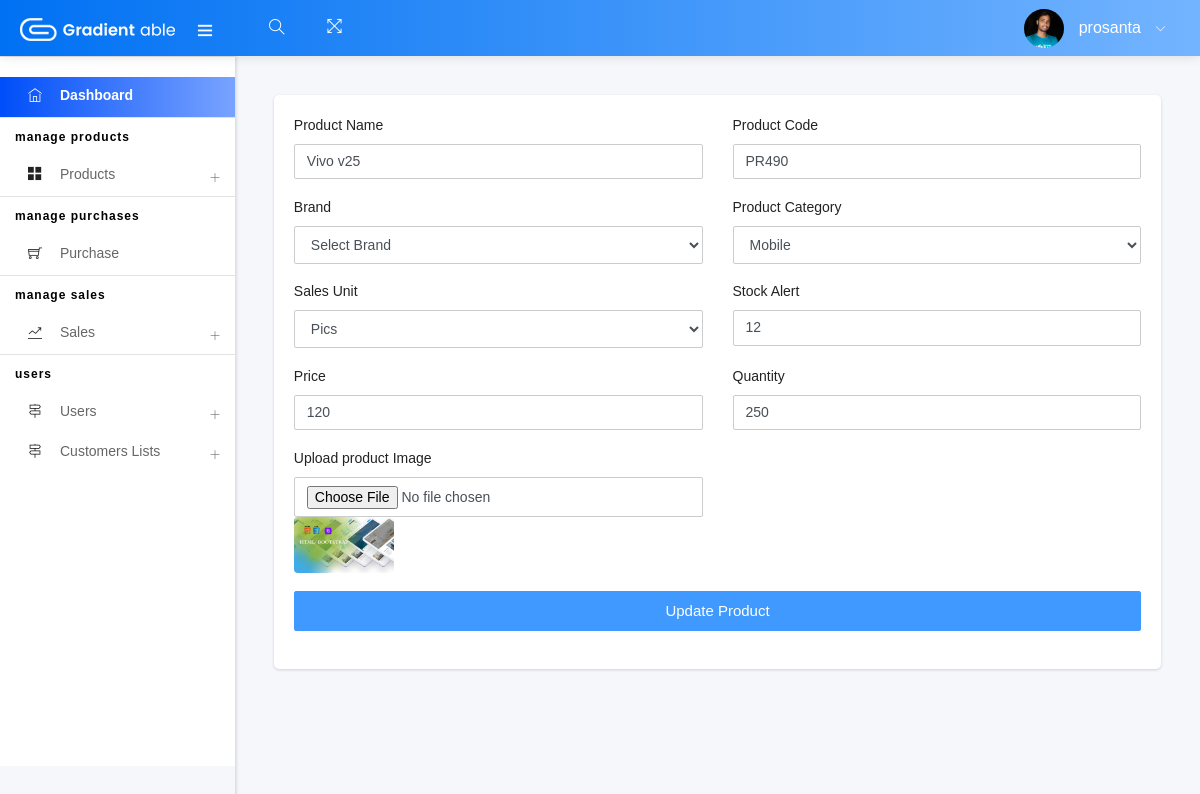
The app's page /product-frm.php?p_view=6 (signed in) with its own data.
### tables this page shows
CREATE TABLE `users` (
  `id` int(11) NOT NULL,
  `user_name` varchar(255) NOT NULL,
  `ufname` varchar(255) NOT NULL,
  `user_pass` varchar(255) NOT NULL,
  `user_email` varchar(255) NOT NULL,
  `user_role` varchar(255) NOT NULL,
  `u_photo` varchar(255) NOT NULL,
  `u_com` varchar(255) DEFAULT NULL,
  `phone` varchar(255) DEFAULT NULL,
  `com_reg` varchar(255) DEFAULT NULL,
  `U_address` varchar(255) DEFAULT NULL,
  `u_country` varchar(255) DEFAULT NULL,
  `u_about` varchar(255) DEFAULT NULL
);

CREATE TABLE `products` (
  `product_id` int(11) NOT NULL,
  `product_name` varchar(255) NOT NULL,
  `product_code` varchar(255) NOT NULL,
  `brand` varchar(255) NOT NULL,
  `p_cat` varchar(255) NOT NULL,
  `sales_unit` varchar(255) NOT NULL,
  `stock_alert` varchar(255) NOT NULL,
  `price` varchar(255) NOT NULL,
  `quantity` varchar(255) NOT NULL,
  `p_image` varchar(255) NOT NULL,
  `p_status` varchar(50) DEFAULT NULL
);

### session.php (called while the page is built, shortened)
<?php
if (isset($_SESSION['username'])) {
$user= $_SESSION['username'];
$stmt = $conn->prepare('SELECT * FROM users WHERE user_name=?');
$stmt->bind_param('s', $user);
$stmt->execute();
$result = $stmt->get_result();
$row = $result->fetch_array(MYSQLI_ASSOC);
$uphoto = $row['u_photo'];
}

### action.php (called while the page is built, shortened)
<?php
function checkInput($data){
    $data = trim($data);
    $data = stripcslashes($data);
    $data = htmlentities($data);
    return $data;
}
include 'functions.php';
if (isset($_GET['p_view'])) {
    $id = checkInput($_GET['p_view']);
    $pv= "SELECT products.product_id, products.product_name, products.product_code, products.brand, products.p_cat, products.sales_unit, products.stock_alert,brand.brand_name, units.unit_name, categories.category_name, products.price,products.quantity, products.p_image FROM products
        LEFT JOIN brand ON products.brand= brand.b_id
        LEFT JOIN units ON products.sales_unit= units.unit_id
        LEFT JOIN categories ON products.p_cat= categories.cat_id
        WHERE products.product_id=?";
    $ps= $conn->prepare($pv);
    $ps->bind_param('i', $id);
    $ps->execute();
    $pr= $ps->get_result();
    $row= $pr->fetch_array(MYSQLI_ASSOC);
    $pr_name= $row['product_name'];
    $pr_code= $row['product_code'];
    $pr_cat= $row['p_cat'];
    $pr_unit = $row['sales_unit'];
    $pr_stock = $row['stock_alert'];
    $pr_price = $row['price'];
    $pr_qty = $row['quantity'];
    $pr_image =$row['p_image'];
    $pr_update = true;
}

### product-frm.php (the view, shortened to what this page needs)
<?php
require_once 'includes/header.php';
require_once 'includes/sidebar.php';
?>
<div class="pcoded-content">
    <div class="pcoded-inner-content">
        <div class="main-body">
            <div class="page-wrapper">
                <div class="page-body">
                   <div class="card">
                    <div class="card-body">
                 <form action="action.php" enctype="multipart/form-data" method="post">
                        <div class="row">
                            <div class="col-md-6">
                                <div class="form-group">
                                    <label for="productName">Product Name</label>
                                    <input type="text" class="form-control" placeholder="Product Name" value="<?= $pr_name;?>" name="product_name" required>
                                </div>
                            </div>
                            <div class="col-md-6">
                                <div class="form-group">
                                    <label for="productCode-">Product Code</label>
                                    <input type="text" class="form-control" placeholder="Product Code" value="<?= $pr_code?>" name="product_code" required>
                                </div>
                            </div>
                            <div class="col-md-6">
                                <div class="form-group">
                                    <label for="brand-">Brand</label>
                                    <select name="brand" id="brand" class="form-control" required>
                                        <option value="" selected="false" disabled="disabled">Select Brand</option>
                                    </select>
                                </div>
                            </div>
                            <div class="col-md-6">
                                <div class="form-group">
                                    <label for="Product Category-">Product Category</label>
                                    <select name="p_cat" id="p_cat" class="form-control" required>
                                    <?php
                                        $cq=  "SELECT * FROM categories WHERE cat_status=1";
                                        $cr = $conn->prepare($cq);
                                        $cr->execute();
                                        $cr = $cr->get_result();
                                        foreach ($cr as  $crow) {
                                             if ( $crow['cat_id'] == $pr_cat ) {
                                           ?>
                                           <option value="<?= $crow['cat_id']?>" selected="selected"><?= $crow['category_name']?></option>
                                        <?php }?>
                                        <?php }?>
                                    </select>
                                </div>
                            </div>
                            <div class="col-md-6">
                                <div class="form-group">
                                    <label for="Salse unit-">Sales Unit</label>
                                    <select name="sales_unit" id="sales_unit" class="form-control" required>
                                    <?php
                                        $cq=  "SELECT * FROM units WHERE unit_status=1";
                                        $cr = $conn->prepare($cq);
                                        $cr->execute();
                                        $cr = $cr->get_result();
                                        foreach ($cr as  $crow) {
                                             if ( $crow['unit_id'] == $pr_unit ) {
                                           ?><option value="<?= $crow['unit_id']?>" selected="selected"><?= $crow['unit_name']?></option>
                                        <?php }?>
                                        <?php }?>
                                    </select>
                                </div>
                            </div>
                            <div class="col-md-6">
                                <div class="form-group">
                                    <label for="Stock Alert-">Stock Alert</label>
                                    <input type="text" class="form-control" value="<?= $pr_stock;?>" placeholder="Product Unt" name="stock_alert" required>
                                </div>
                            </div>
                            <div class="col-md-6">
                                <div class="form-group">
                                    <label for="price-">Price</label>
                                    <input type="text" class="form-control" value="<?= $pr_price;?>" placeholder="Price" name="price" required>
                                </div>
                            </div>
                            <div class="col-md-6">
                                <div class="form-group">
                                    <label for="quantity-">Quantity</label>
                                    <input type="text" class="form-control" value="<?= $pr_qty?>" placeholder="Quantity" name="quantity" required>
                                </div>
                            </div>
                            <div class="col-md-6">
                                <div class="form-group">
                                    <label for="p_image-">Upload product Image</label>
                                    <input type="file" class="custom-file form-control" name="p_image">
                                    <img src="<?= $pr_image;?>" alt="<?= $pr_image;?>" width="100" class="rounded">
                                </div>
                            </div>
                            <div class="col-md-12">
                                <div class="form-group">
                                    <?php
                                    if ($pr_update === true) {
                                        ?>
                                    <input type="submit" value="Update Product" class="btn btn-block btn-primary"  name="up_product">
                                    <?php }else{?>
                                    <input type="submit" value="Add Product" class="btn btn-block btn-primary"  name="add_product">
                                    <?php }?>
                                </div>
                            </div>
                        </div>
                    </form>
                    </div>
                   </div>
                </div>
            </div>
        </div>
    </div>
</div>
<?php require_once 'includes/footer.php'?>

### includes/header.php (shortened to what this page needs)
<?php
include 'config/config.php';
require_once 'action.php';
include 'session.php';
?>
<!DOCTYPE html>
<html lang="en">
<head>
<link rel="stylesheet" type="text/css" href="assets/css/bootstrap/css/bootstrap.min.css">
<link rel="stylesheet" href="assets/select2/css/select2.min.css">
<link rel="stylesheet" href="assets/select2-bootstrap4-theme/select2-bootstrap4.min.css">
<link rel="stylesheet" type="text/css" href="assets/icon/themify-icons/themify-icons.css">
<link rel="stylesheet" type="text/css" href="assets/icon/font-awesome/css/font-awesome.min.css">
<link rel="stylesheet" type="text/css" href="assets/icon/icofont/css/icofont.css">
<link rel="stylesheet" type="text/css" href="assets/css/style.css">
<link rel="stylesheet" type="text/css" href="assets/css/main.css">
<link rel="stylesheet" type="text/css" href="assets/css/jquery.mCustomScrollbar.css">
</head>
<body>
<body>
<div id="pcoded" class="pcoded">
<div class="pcoded-container navbar-wrapper">
<nav class="navbar header-navbar pcoded-header">
<div class="navbar-wrapper">
    <div class="navbar-logo">
        <a class="mobile-menu" id="mobile-collapse" href="#!">
            <i class="ti-menu"></i>
        </a>
        <a href="index.php">
            <img class="img-fluid" src="assets/images/logo.png" alt="Theme-Logo" />
        </a>
    </div>
    <div class="navbar-container container-fluid">
        <ul class="nav-left">
            <li class="header-search">
                <div class="main-search morphsearch-search">
                    <div class="input-group">
                        <input type="text" class="form-control">
                        <span class="input-group-addon search-btn"><i class="ti-search"></i></span>
                    </div>
                </div>
            </li>
            <li>
                <a href="#!" onclick="javascript:toggleFullScreen()">
                    <i class="ti-fullscreen"></i>
                </a>
            </li>
        </ul>
        <ul class="nav-right">
            <li class="user-profile header-notification">
                <a href="#!">
                    <img src="<?= $uphoto;?>" class="img-radius" alt="User-Profile-Image">
                    <span><?= $_SESSION['username'];?></span>
                    <i class="ti-angle-down"></i>
                </a>
            </li>
        </ul>
    </div>
</div>
</nav>

### records on screen
users: u_photo (picture)
products: product_name "Vivo v25", product_code "PR490", stock_alert "12", price "120", quantity "250", p_image (picture)

### other values on screen
$_SESSION['username'] "prosanta"
form field p_cat "Mobile"
form field sales_unit "Pics"
